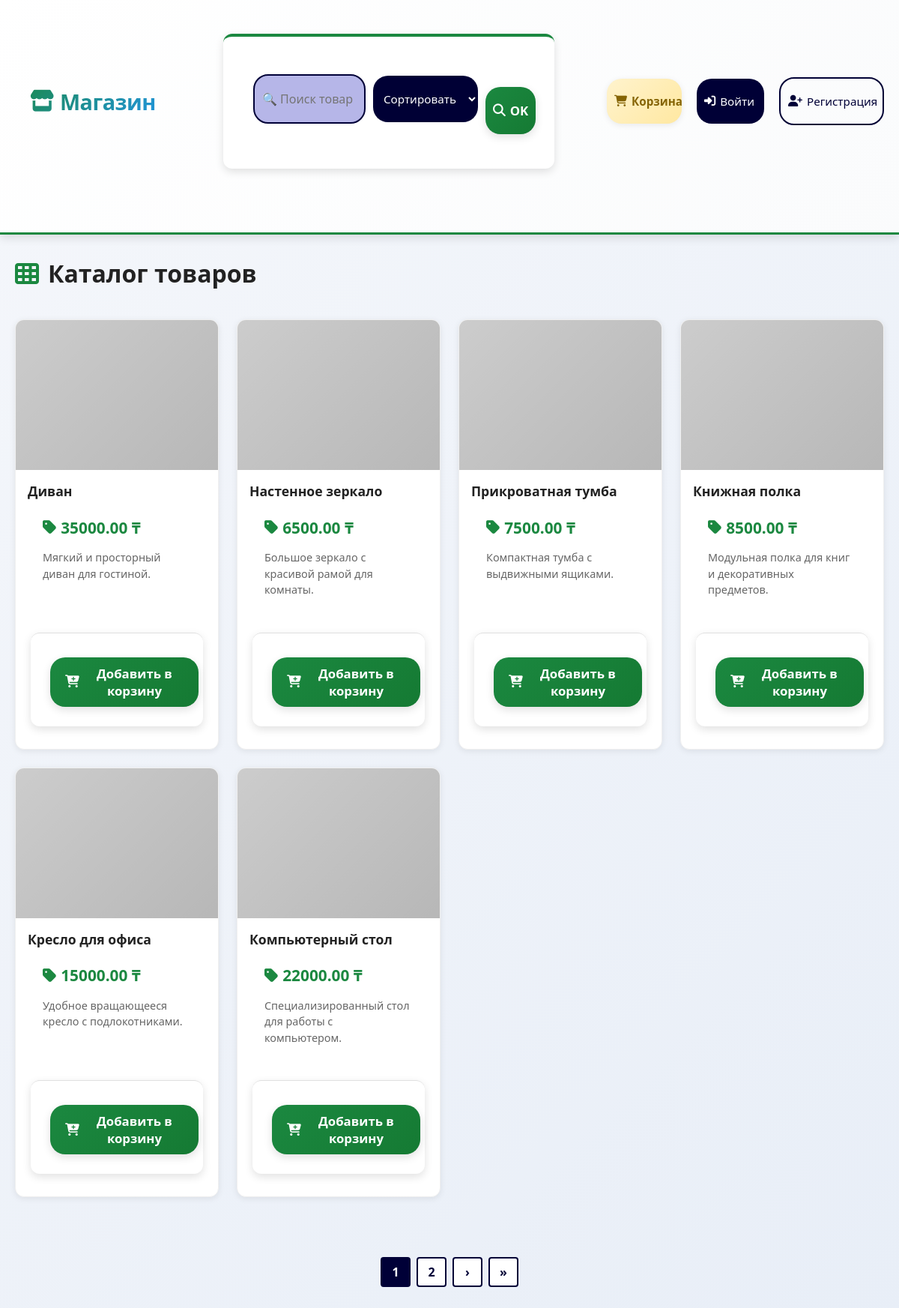
The app's page /storeProducts/products/ with its own data.
### storeProducts/models.py (models this page shows, shortened)
class Product(models.Model):
	name = models.CharField(max_length=200)
	description = models.TextField(blank=True)
	price = models.DecimalField(max_digits=10, decimal_places=2)
	image_url = models.URLField(blank=True)
	created_at = models.DateTimeField(auto_now_add=True)
	class Meta:
		ordering = ['-created_at']

### storeProducts/views.py (the view)
# urls.py: path('products/', views.product_list, name='product_list'),
def product_list(request):
    q = request.GET.get('q', '').strip()
    sort = request.GET.get('sort', '')
    products = Product.objects.all()
    if q:
        products = products.filter(name__icontains=q) | products.filter(description__icontains=q)
    if sort == 'price_asc':
        products = products.order_by('price')
    elif sort == 'price_desc':
        products = products.order_by('-price')
    elif sort == 'name':
        products = products.order_by('name')
    paginator = Paginator(products, 6)
    page_number = request.GET.get('page')
    page_obj = paginator.get_page(page_number)
    return render(request, 'products/list.html', {
        'page_obj': page_obj,
        'products': page_obj.object_list,
        'q': q,
        'sort': sort,
        'paginator': paginator
    })

### storeProducts/templates/products/list.html (shortened to what this page needs)
{% extends 'products/base.html' %}
{% block content %}
<h1><i class="fas fa-th"></i> Каталог товаров</h1>
<div class="grid">
  {% for product in products %}
  <div class="card">
    <a href="{{ product.pk }}/">
      <div class="card-image" style="background-image: url('{{ product.image_url|default:'https://via.placeholder.com/300' }}')"></div>
      <div class="card-body">
        <h3>{{ product.name }}</h3>
        <p class="price"><i class="fas fa-tag"></i> {{ product.price }} ₸</p>
        <p class="desc">{{ product.description|truncatechars:100 }}</p>
      </div>
    </a>
    <form method="post" action="{% url 'storeProducts:add_to_cart' product.pk %}">
      <button type="submit" style="margin-bottom: 10px; margin-left: 10px; padding: 10px 20px; background-color: rgb(0, 0, 55); border-radius: 20px; border-style: none; color: white;"><i class="fas fa-cart-plus"></i> Добавить в корзину</button>
    </form>
  </div>
  {% empty %}
  <p>Товаров пока нет.</p>
  {% endfor %}
</div>
<div class="pagination-bottom" style="margin: 50px 0 30px 0; text-align: center; display: flex; justify-content: center; gap: 8px; flex-wrap: wrap;">
  {% for num in page_obj.paginator.page_range %}
    {% if page_obj.number == num %}
      <span class="page-btn active" style="background-color: rgb(0, 0, 55); color: white; cursor: default;">{{ num }}</span>
    {% else %}
      <a href="?page={{ num }}&q={{ q }}&sort={{ sort }}" class="page-btn">{{ num }}</a>
    {% endif %}
  {% endfor %}
  {% if page_obj.has_next %}
    <a href="?page={{ page_obj.next_page_number }}&q={{ q }}&sort={{ sort }}" class="page-btn" title="Следующая">›</a>
    <a href="?page={{ page_obj.paginator.num_pages }}&q={{ q }}&sort={{ sort }}" class="page-btn" title="Последняя">»</a>
  {% endif %}
</div>
{% endblock %}

### storeProducts/static/storeProducts/css/styles.css (style rules this page uses)
* { box-sizing: border-box; font-family: 'Segoe UI', Roboto, 'Helvetica Neue', Arial, sans-serif; }
:root { --primary-color: #1b8840; --primary-dark: #157a33; --secondary-color: #2196F3; --accent-color: #FF6B35; --success-color: #4CAF50; --danger-color: #ff4444; --warning-color: #FF9800; --light-bg: #f5f7fb; --card-bg: #ffffff; --text-primary: #222; --text-secondary: #666; --border-color: #e0e0e0; --shadow-sm: 0 2px 8px rgba(0, 0, 0, 0.08); --shadow-md: 0 4px 12px rgba(0, 0, 0, 0.12); --shadow-lg: 0 8px 24px rgba(0, 0, 0, 0.15); }
body { background: linear-gradient(135deg, #f5f7fb 0%, #e8eef7 100%); color: var(--text-primary); margin: 0; padding: 0; min-height: 100vh; }
h1 { margin: 30px 0 10px 0; padding: 0 20px; font-size: 2rem; color: var(--text-primary); display: flex; align-items: center; gap: 12px; }
h1 i { color: var(--primary-color); }
.grid { display: grid; grid-template-columns: repeat(auto-fill, minmax(240px, 1fr)); gap: 24px; padding: 30px 20px; }
.card { background: var(--card-bg); border-radius: 12px; overflow: hidden; box-shadow: var(--shadow-sm); text-decoration: none; transition: all 0.3s cubic-bezier(0.34, 1.56, 0.64, 1); border: 1px solid #f0f0f0; display: flex; flex-direction: column; }
.card a { color: inherit; text-decoration: none; display: flex; flex-direction: column; flex: 1; }
.card-image { height: 200px; background-size: cover; background-position: center; position: relative; overflow: hidden; }
.card-image::after { content: ''; position: absolute; top: 0; left: 0; right: 0; bottom: 0; background: linear-gradient(135deg, transparent, rgba(0,0,0,0.1)); }
.card-body { padding: 16px; flex: 1; display: flex; flex-direction: column; }
.card-body h3 { margin: 0 0 10px; font-size: 1.1rem; color: var(--text-primary); line-height: 1.4; }
.price { color: var(--primary-color); font-weight: 700; font-size: 1.3rem; margin: 10px 0 12px; display: flex; align-items: center; gap: 6px; }
.desc { color: var(--text-secondary); font-size: 0.9rem; line-height: 1.5; margin: 0; flex: 1; }
.card form { padding: 12px 16px 16px; border-top: 1px solid var(--border-color); }
.card button { width: 100%; background: linear-gradient(135deg, var(--primary-color), var(--primary-dark)); color: white; border: none; padding: 12px; border-radius: 6px; cursor: pointer; font-weight: 600; transition: all 0.3s; display: flex; align-items: center; justify-content: center; gap: 8px; box-shadow: var(--shadow-sm); }
form { background: var(--card-bg); padding: 40px; border-radius: 12px; box-shadow: var(--shadow-md); margin: 30px 20px; max-width: 500px; border-top: 4px solid var(--primary-color); }
form button[type="submit"] { width: 100%; background: linear-gradient(135deg, var(--primary-color), var(--primary-dark)); color: white; border: none; padding: 14px; border-radius: 8px; cursor: pointer; font-weight: 700; font-size: 1.05rem; transition: all 0.3s; margin-top: 20px; box-shadow: var(--shadow-md); }
p { padding: 0 20px; margin: 15px 0; line-height: 1.6; }

### storeProducts/templates/products/list.html (style rules this page uses)
.page-btn { display: inline-flex; align-items: center; justify-content: center; width: 40px; height: 40px; padding: 0; background-color: white; border: 2px solid rgb(0, 0, 55); color: rgb(0, 0, 55); text-decoration: none; border-radius: 4px; font-weight: bold; transition: all 0.3s; cursor: pointer; }
.page-btn.active { background-color: rgb(0, 0, 55); color: white; border-color: rgb(0, 0, 55); }

### records on screen
Product: name "Диван", price "35000.00", description "Мягкий и просторный диван для гостиной."
Product: name "Настенное зеркало", price "6500.00", description "Большое зеркало с красивой рамой для комнаты."
Product: name "Прикроватная тумба", price "7500.00", description "Компактная тумба с выдвижными ящиками."
Product: name "Книжная полка", price "8500.00", description "Модульная полка для книг и декоративных предметов."
Product: name "Кресло для офиса", price "15000.00", description "Удобное вращающееся кресло с подлокотниками."
Product: name "Компьютерный стол", price "22000.00", description "Специализированный стол для работы с компьютером."

### other values on screen
{{ num }} "1"
{{ num }} "2"
